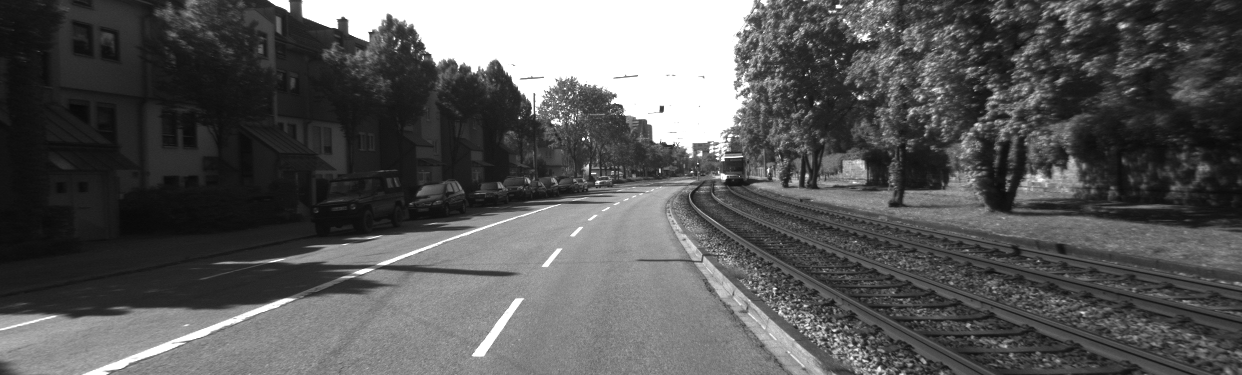
#> input picture 2011_09_26/2011_09_26_drive_0001_sync/image_00/data/0000000000.png, 1242 x 375 px, found by its file name
$ jupyter execute SVO.ipynb
#> lines starting #> are read from the running program, lines starting #| are printed output that depends on the picture
[cell 1]
import numpy as np
import cv2
from matplotlib import pyplot as plt

[cell 2]
ImT1_L = cv2.imread('/storage/home/gdg5149/ Capstone/Stereo-visual-odometry/2011_09_26/2011_09_26_drive_0001_sync/image_00/data/0000000000.png', 0)    #0 flag returns a grayscale image
#> ImT1_L is the input picture: shape (375, 1242); min 8, max 255, mean 87.6
ImT1_R = cv2.imread('/storage/home/gdg5149/ Capstone/Stereo-visual-odometry/2011_09_26/2011_09_26_drive_0001_sync/image_01/data/0000000000.png', 0)
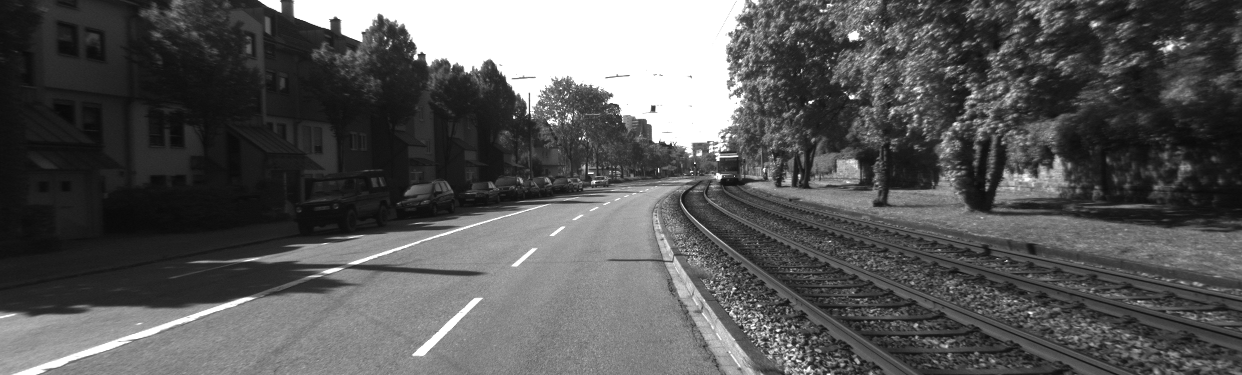
#> input picture 2011_09_26/2011_09_26_drive_0001_sync/image_01/data/0000000000.png, 1242 x 375 px, found by its file name
#> ImT1_R is the input picture: shape (375, 1242); min 8, max 255, mean 87.5

ImT2_L = cv2.imread('/storage/home/gdg5149/ Capstone/Stereo-visual-odometry/2011_09_26/2011_09_26_drive_0001_sync/image_00/data/0000000001.png', 0)
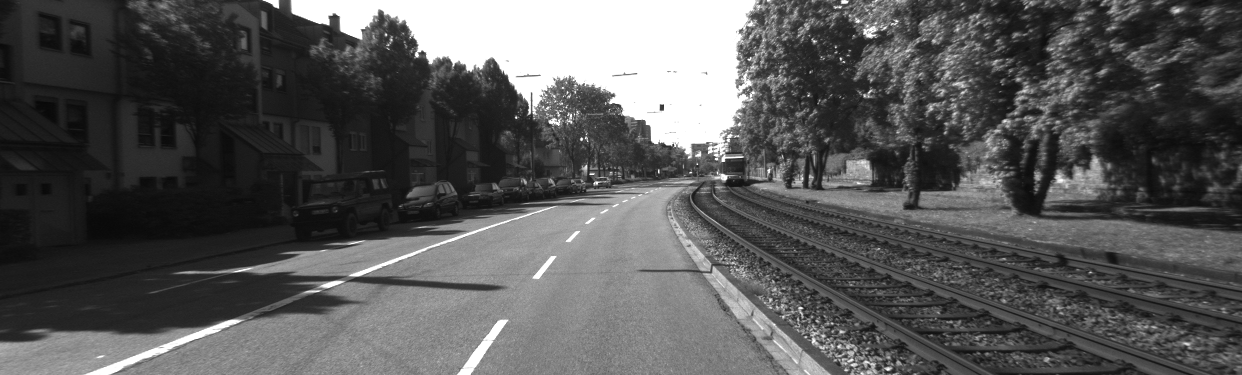
#> input picture 2011_09_26/2011_09_26_drive_0001_sync/image_00/data/0000000001.png, 1242 x 375 px, found by its file name
#> ImT2_L is the input picture: shape (375, 1242); min 8, max 255, mean 86.7
ImT2_R = cv2.imread('/storage/home/gdg5149/ Capstone/Stereo-visual-odometry/2011_09_26/2011_09_26_drive_0001_sync/image_01/data/0000000001.png', 0)
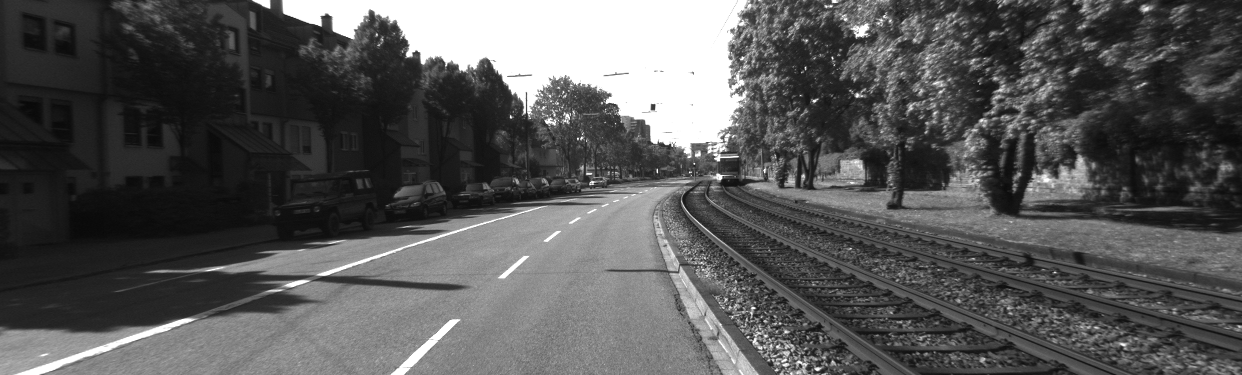
#> input picture 2011_09_26/2011_09_26_drive_0001_sync/image_01/data/0000000001.png, 1242 x 375 px, found by its file name
#> ImT2_R is the input picture: shape (375, 1242); min 8, max 255, mean 86.9

calibFile = open('/storage/home/gdg5149/ Capstone/Stereo-visual-odometry/2011_09_26/calib.txt', 'r').readlines()
#> (reads 2011_09_26/calib.txt from the repository)
P1Vals = calibFile[0].split()
Proj1 = np.zeros((3,4))
for row in range(3):
    for column in range(4):
        Proj1[row, column] = float(P1Vals[row*4 + column + 1])

P2Vals = calibFile[1].split()
Proj2 = np.zeros((3,4))
for row in range(3):
    for column in range(4):
        Proj2[row, column] = float(P2Vals[row*4 + column + 1])

# cv2.imshow('ImT1_L', ImT1_L)
# cv2.waitKey(0)
# cv2.destroyAllWindows()

block = 15

#emperical values from P1, P2 as suggested in Ocv documentation
P1 = 0 #block * block * 8
P2 = 0 #block * block * 32

disparityEngine = cv2.StereoSGBM_create(minDisparity=0,numDisparities=16, blockSize=block, P1=P1, P2=P2)
ImT1_disparity = disparityEngine.compute(ImT1_L, ImT1_R).astype(np.float32)
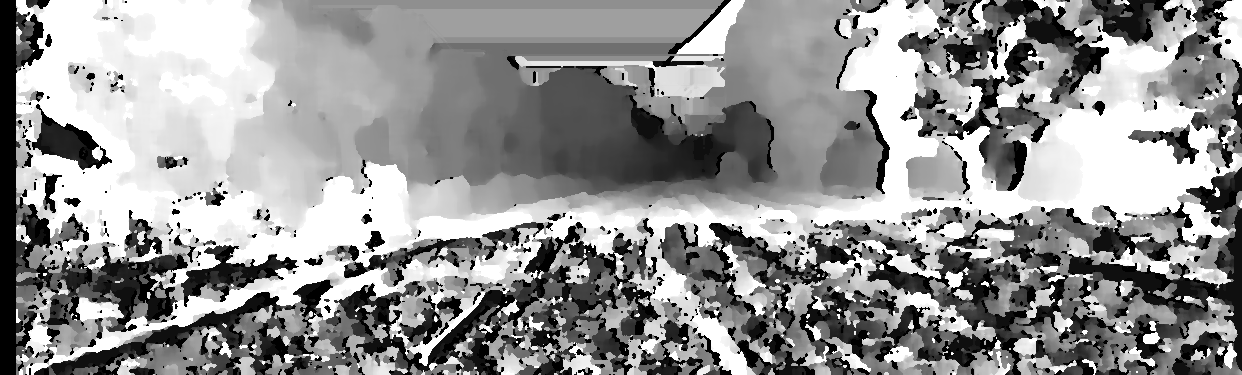
#> ImT1_disparity: shape (375, 1242) float32; min -16, max 240, mean 133; drawn with min black and max white
#cv2.imwrite('disparity.png', ImT1_disparity)
ImT1_disparityA = np.divide(ImT1_disparity, 16.0)

ImT2_disparity = disparityEngine.compute(ImT2_L, ImT2_R).astype(np.float32)
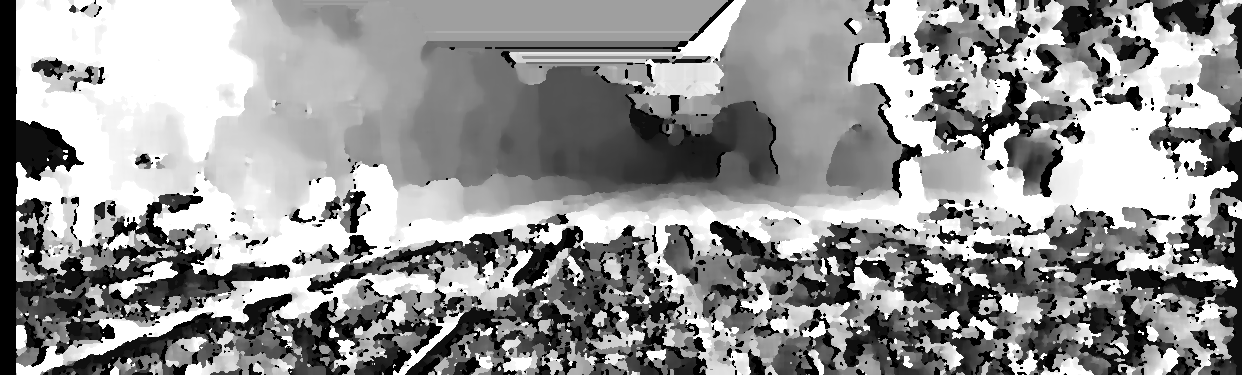
#> ImT2_disparity: shape (375, 1242) float32; min -16, max 240, mean 133.3; drawn with min black and max white
ImT2_disparityA = np.divide(ImT2_disparity, 16.0)

[cell 3]
TILE_H = 10
TILE_W = 20
fastFeatureEngine = cv2.FastFeatureDetector_create()


# [6 lines of commented-out code are left out]
H,W = ImT1_L.shape
#> H = 375; W = 1242
kp = []
idx = 0
for y in range(0, H, TILE_H):
    for x in range(0, W, TILE_W):
        imPatch = ImT1_L[y:y+TILE_H, x:x+TILE_W]
        keypoints = fastFeatureEngine.detect(imPatch)
        for pt in keypoints:
            pt.pt = (pt.pt[0] + x, pt.pt[1] + y)

        if (len(keypoints) > 10):
            keypoints = sorted(keypoints, key=lambda x: -x.response)
            for kpt in keypoints[0:10]:
                kp.append(kpt)
        else:
            for kpt in keypoints:
                kp.append(kpt)
#> after the loop, kp = 4090 keypoints; strongest (x, y, size): (369, 33, 7), (836, 5, 7), (592, 173, 7), (611, 103, 7)

ftDebug = ImT1_L
ftDebug = cv2.drawKeypoints(ImT1_L, kp, ftDebug, color=(255,0,0))
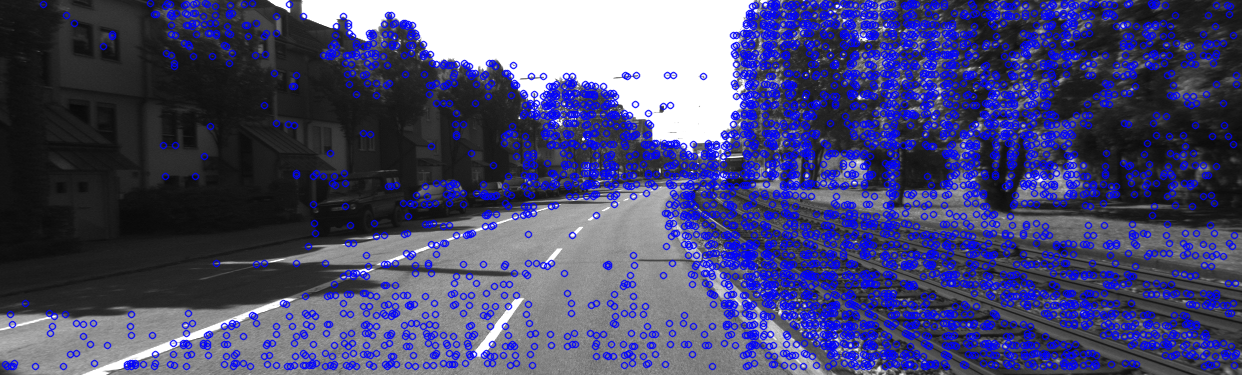
#> ftDebug: shape (375, 1242, 3); mean of channels 0, 1, 2 115.2, 72.2, 72.2; drawn as B, G, R
cv2.imwrite('ftDebug.png', ftDebug)
#> Out = True

[cell 4]
# pack keypoint 2-d coords into numpy array
trackPoints1 = np.zeros((len(kp),1,2), dtype=np.float32)
for i,kpt in enumerate(kp):
    trackPoints1[i,:,0] = kpt.pt[0]
    trackPoints1[i,:,1] = kpt.pt[1]
#> this loop made 4090 passes
#> kpt on passes 1 to 3: keypoint at (43, 4), size 7, keypoint at (150, 3), size 7, keypoint at (167, 3), size 7

# Parameters for lucas kanade optical flow
lk_params = dict( winSize  = (15,15),
                  maxLevel = 3,
                  criteria = (cv2.TERM_CRITERIA_EPS | cv2.TERM_CRITERIA_COUNT, 50, 0.03))

trackPoints2, st, err = cv2.calcOpticalFlowPyrLK(ImT1_L, ImT2_L, trackPoints1, None, flags=cv2.MOTION_AFFINE, **lk_params)
#> st = 4090 values, max 1 at index 0, min 0 at index 1, mean 0.95; err = 4090 values, max 93.72 at index 3146, min -3.98e-14 at index 3990, mean 10.37

# separate points that were tracked successfully
ptTrackable = np.where(st == 1, 1,0).astype(bool)
trackPoints1_KLT = trackPoints1[ptTrackable, ...]
#> trackPoints1_KLT = 3886 pairs, first value 43 to 1236, second value 3 to 366
trackPoints2_KLT_t = trackPoints2[ptTrackable, ...]
#> trackPoints2_KLT_t = 3886 pairs, first value 0.295 to 1246.9, second value -7.58 to 381.8
trackPoints2_KLT = np.around(trackPoints2_KLT_t)
#> trackPoints2_KLT = 3886 pairs, first value 0 to 1247, second value -8 to 382

# among tracked points take points within error measue
error = 4
errTrackablePoints = err[ptTrackable, ...]
#> errTrackablePoints = 3886 values, max 93.72 at index 3039, min 0.307 at index 1061, mean 10.91
errThresholdedPoints = np.where(errTrackablePoints < error, 1, 0).astype(bool)
trackPoints1_KLT = trackPoints1_KLT[errThresholdedPoints, ...]
#> trackPoints1_KLT = 388 pairs, first value 74 to 1195, second value 14 to 365
trackPoints2_KLT = trackPoints2_KLT[errThresholdedPoints, ...]
#> trackPoints2_KLT = 388 pairs, first value 40 to 1238, second value 6 to 363

[cell 5]
#compute right image disparity displaced points
trackPoints1_KLT_L = trackPoints1_KLT
#> trackPoints1_KLT_L has the same summary as trackPoints1_KLT
trackPoints2_KLT_L = trackPoints2_KLT
#> trackPoints2_KLT_L has the same summary as trackPoints2_KLT

trackPoints1_KLT_R = np.copy(trackPoints1_KLT_L)
#> trackPoints1_KLT_R has the same summary as trackPoints1_KLT
trackPoints2_KLT_R = np.copy(trackPoints2_KLT_L)
#> trackPoints2_KLT_R has the same summary as trackPoints2_KLT
selectedPointMap = np.zeros(trackPoints1_KLT_L.shape[0])
#> selectedPointMap = 388 values from 0 to 0

disparityMinThres = 0.0
disparityMaxThres = 100.0
for i in range(trackPoints1_KLT_L.shape[0]):
    T1Disparity = ImT1_disparityA[int(trackPoints1_KLT_L[i,1]), int(trackPoints1_KLT_L[i,0])]
    T2Disparity = ImT2_disparityA[int(trackPoints2_KLT_L[i,1]), int(trackPoints2_KLT_L[i,0])]

    if (T1Disparity > disparityMinThres and T1Disparity < disparityMaxThres
        and T2Disparity > disparityMinThres and T2Disparity < disparityMaxThres):
        trackPoints1_KLT_R[i, 0] = trackPoints1_KLT_L[i, 0] - T1Disparity
        trackPoints2_KLT_R[i, 0] = trackPoints2_KLT_L[i, 0] - T2Disparity
        selectedPointMap[i] = 1
#> this loop made 388 passes
#> (T1Disparity, T2Disparity) on passes 1 to 3: (15, 15), (15, 15), (15, 15)
#> after the loop, selectedPointMap = 388 values, max 1 at index 0, min 0 at index 67, mean 0.941; trackPoints1_KLT_R = 388 pairs, first value 59 to 1195, second value 14 to 365; trackPoints2_KLT_R = 388 pairs, first value 25 to 1238, second value 6 to 363

selectedPointMap = selectedPointMap.astype(bool)
trackPoints1_KLT_L_3d = trackPoints1_KLT_L[selectedPointMap, ...]
#> trackPoints1_KLT_L_3d = 365 pairs, first value 74 to 1192, second value 14 to 343
trackPoints1_KLT_R_3d = trackPoints1_KLT_R[selectedPointMap, ...]
#> trackPoints1_KLT_R_3d = 365 pairs, first value 59 to 1179.6, second value 14 to 343
trackPoints2_KLT_L_3d = trackPoints2_KLT_L[selectedPointMap, ...]
#> trackPoints2_KLT_L_3d = 365 pairs, first value 40 to 1235, second value 6 to 341
trackPoints2_KLT_R_3d = trackPoints2_KLT_R[selectedPointMap, ...]
#> trackPoints2_KLT_R_3d = 365 pairs, first value 25 to 1221.2, second value 6 to 341

[cell 6]
# 3d point cloud triagulation

numPoints = trackPoints1_KLT_L_3d.shape[0]
#> numPoints = 365
d3dPointsT1 = np.ones((numPoints,3))
d3dPointsT2 = np.ones((numPoints,3))

for i in range(numPoints):
    #for i in range(1):
    pLeft = trackPoints1_KLT_L_3d[i,:]
    pRight = trackPoints1_KLT_R_3d[i,:]

    X = np.zeros((4,4))
    X[0,:] = pLeft[0] * Proj1[2,:] - Proj1[0,:]
    X[1,:] = pLeft[1] * Proj1[2,:] - Proj1[1,:]
    X[2,:] = pRight[0] * Proj2[2,:] - Proj2[0,:]
    X[3,:] = pRight[1] * Proj2[2,:] - Proj2[1,:]

    [u,s,v] = np.linalg.svd(X)
    v = v.transpose()
    vSmall = v[:,-1]
    vSmall /= vSmall[-1]

    d3dPointsT1[i, :] = vSmall[0:-1]
#> this loop made 365 passes
#> (pLeft, pRight) on passes 1 to 3: ([154, 14], [139, 14]), ([156, 14], [141, 14]), ([172, 16], [157, 16])
#     print (X)
#     print (vSmall)

for i in range(numPoints):
    #for i in range(1):
    pLeft = trackPoints2_KLT_L_3d[i,:]
    pRight = trackPoints2_KLT_R_3d[i,:]

    X = np.zeros((4,4))
    X[0,:] = pLeft[0] * Proj1[2,:] - Proj1[0,:]
    X[1,:] = pLeft[1] * Proj1[2,:] - Proj1[1,:]
    X[2,:] = pRight[0] * Proj2[2,:] - Proj2[0,:]
    X[3,:] = pRight[1] * Proj2[2,:] - Proj2[1,:]

    [u,s,v] = np.linalg.svd(X)
    v = v.transpose()
    vSmall = v[:,-1]
    vSmall /= vSmall[-1]

    d3dPointsT2[i, :] = vSmall[0:-1]

[cell 7]
distDifference = 0.01

# in-lier detection algorithm
numPoints = d3dPointsT1.shape[0]
W = np.zeros((numPoints, numPoints))

# diff of pairwise euclidean distance between same points in T1 and T2
for i in range(numPoints):
    for j in range(numPoints):
        T2Dist = np.linalg.norm(d3dPointsT2[i,:] - d3dPointsT2[j,:])
        T1Dist = np.linalg.norm(d3dPointsT1[i,:] - d3dPointsT1[j,:])
        if (abs(T2Dist - T1Dist) < distDifference):
            W[i, j] = 1
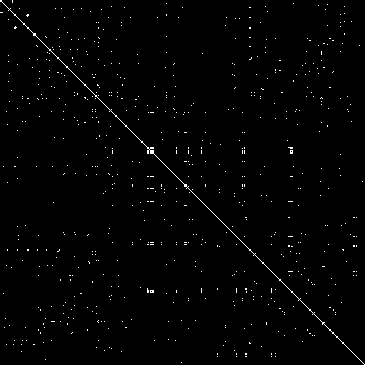
#> W: shape (365, 365) float64; values 0 (black) and 1 (white), 1.1% white in thin lines or dots

count = 0
maxn = 0
maxc = 0

# Find point with maximum degree and store in maxn
for i in range(numPoints):
    for j in range(numPoints):
        if W[i,j] == 1:
            count = count+1
    if count > maxc:
        maxc = count
        maxn = i
    count=0

clique = [maxn]
isin = True

while True:
    potentialnodes = list()
    # Find potential nodes which are connected to all nodes in the clique
    for i in range(numPoints):
        for j in range(len(clique)):
            isin = isin & bool(W[i, clique[j]])
        if isin == True and i not in clique:
            potentialnodes.append(i)
        isin=True

    count = 0
    maxn = 0
    maxc = 0
    # Find the node which is connected to the maximum number of potential nodes and store in maxn
    for i in range(len(potentialnodes)):
        for j in range(len(potentialnodes)):
            if W[potentialnodes[i], potentialnodes[j]] == 1:
                count = count+1
        if count > maxc:
            maxc = count
            maxn = potentialnodes[i]
        count = 0
    if maxc == 0:
        break
    clique.append(maxn)

[cell 8]
# pick up clique point 3D coords and features for optimization
pointsInClique = len(clique)
cliqued3dPointT1 = d3dPointsT1[clique]#np.zeros((pointsInClique, 3))
cliqued3dPointT2 = d3dPointsT2[clique]

# points = features
trackedPoints1_KLT_L = trackPoints1_KLT_L_3d[clique]
trackedPoints2_KLT_L = trackPoints2_KLT_L_3d[clique]

[cell 9]
from scipy.optimize import least_squares
from math import cos, sin

def genEulerZXZMatrix(psi, theta, sigma):
    # ref http://www.u.arizona.edu/~pen/ame553/Notes/Lesson%2008-A.pdf
    mat = np.zeros((3,3))
    mat[0,0] = cos(psi) * cos(sigma) - sin(psi) * cos(theta) * sin(sigma)
    mat[0,1] = -cos(psi) * sin(sigma) - sin(psi) * cos(theta) * cos(sigma)
    mat[0,2] = sin(psi) * sin(theta)

    mat[1,0] = sin(psi) * cos(sigma) + cos(psi) * cos(theta) * sin(sigma)
    mat[1,1] = -sin(psi) * sin(sigma) + cos(psi) * cos(theta) * cos(sigma)
    mat[1,2] = -cos(psi) * sin(theta)

    mat[2,0] = sin(theta) * sin(sigma)
    mat[2,1] = sin(theta) * cos(sigma)
    mat[2,2] = cos(theta)

    return mat

def minimizeReprojection(dof,d2dPoints1, d2dPoints2, d3dPoints1, d3dPoints2, w2cMatrix):
    Rmat = genEulerZXZMatrix(dof[0], dof[1], dof[2])
    translationArray = np.array([[dof[3]], [dof[4]], [dof[5]]])
    temp = np.hstack((Rmat, translationArray))
    perspectiveProj = np.vstack((temp, [0, 0, 0, 1]))
    #print (perspectiveProj)

    numPoints = d2dPoints1.shape[0]
    errorA = np.zeros((numPoints,3))
    errorB = np.zeros((numPoints,3))

    forwardProjection = np.matmul(w2cMatrix, perspectiveProj)
    backwardProjection = np.matmul(w2cMatrix, np.linalg.inv(perspectiveProj))
    for i in range(numPoints):
        Ja = np.ones((3))
        Jb = np.ones((3))
        Wa = np.ones((4))
        Wb = np.ones((4))

        Ja[0:2] = d2dPoints1[i,:]
        Jb[0:2] = d2dPoints2[i,:]
        Wa[0:3] = d3dPoints1[i,:]
        Wb[0:3] = d3dPoints2[i,:]

        JaPred = np.matmul(forwardProjection, Wb)
        JaPred /= JaPred[-1]
        e1 = Ja - JaPred

        JbPred = np.matmul(backwardProjection, Wa)
        JbPred /= JbPred[-1]
        e2 = Jb - JbPred

        errorA[i,:] = e1
        errorB[i,:] = e2

    residual = np.vstack((errorA,errorB))
    return residual.flatten()

dSeed = np.zeros(6)

#minimizeReprojection(d, trackedPoints1_KLT_L, trackedPoints2_KLT_L, cliqued3dPointT1, cliqued3dPointT2, Proj1)
optRes = least_squares(minimizeReprojection, dSeed, method='lm', max_nfev=2000,
                    args=(trackedPoints1_KLT_L, trackedPoints2_KLT_L, cliqued3dPointT1, cliqued3dPointT2, Proj1))

[cell 10]
error = optRes.fun
pointsInClique = len(clique)
e = error.reshape((pointsInClique*2, 3))
errorThreshold = 1.0
xRes1 = np.where(e[0:pointsInClique, 0] >= errorThreshold)
yRes1 = np.where(e[0:pointsInClique, 1] >= errorThreshold)
zRes1 = np.where(e[0:pointsInClique, 2] >= errorThreshold)
xRes2 = np.where(e[pointsInClique:2*pointsInClique, 0] >= errorThreshold)
yRes2 = np.where(e[pointsInClique:2*pointsInClique, 1] >= errorThreshold)
zRes2 = np.where(e[pointsInClique:2*pointsInClique, 2] >= errorThreshold)

pruneIdx = xRes1[0].tolist() + yRes1[0].tolist() + zRes1[0].tolist() + (xRes2[0] - pointsInClique).tolist() + (yRes2[0] - pointsInClique).tolist() +  (zRes2[0] - pointsInClique).tolist()
if (len(pruneIdx) > 0):
    uPrundeIdx = list(set(pruneIdx))
    trackedPoints1_KLT_L = np.delete(trackedPoints1_KLT_L, uPrundeIdx, axis=0)
    trackedPoints2_KLT_L = np.delete(trackedPoints2_KLT_L, uPrundeIdx, axis=0)
    cliqued3dPointT1 = np.delete(cliqued3dPointT1, uPruneIdx, axis=0)
    cliqued3dPointT2 = np.delete(cliqued3dPointT2, uPruneIdx, axis=0)

    optRes = least_squares(minimizeReprojection, optRes.x, method='lm', max_nfev=2000,
                    args=(trackedPoints1_KLT_L, trackedPoints2_KLT_L, cliqued3dPointT1, cliqued3dPointT2, Proj1))

#clique size check
# reproj error check
# r, t generation
# plot on map vs ground truth

[cell 11]
optRes.x
#> Out = [71.38, -7.53e-05, -71.38, 0.265, 0.00631, 0.00501]
